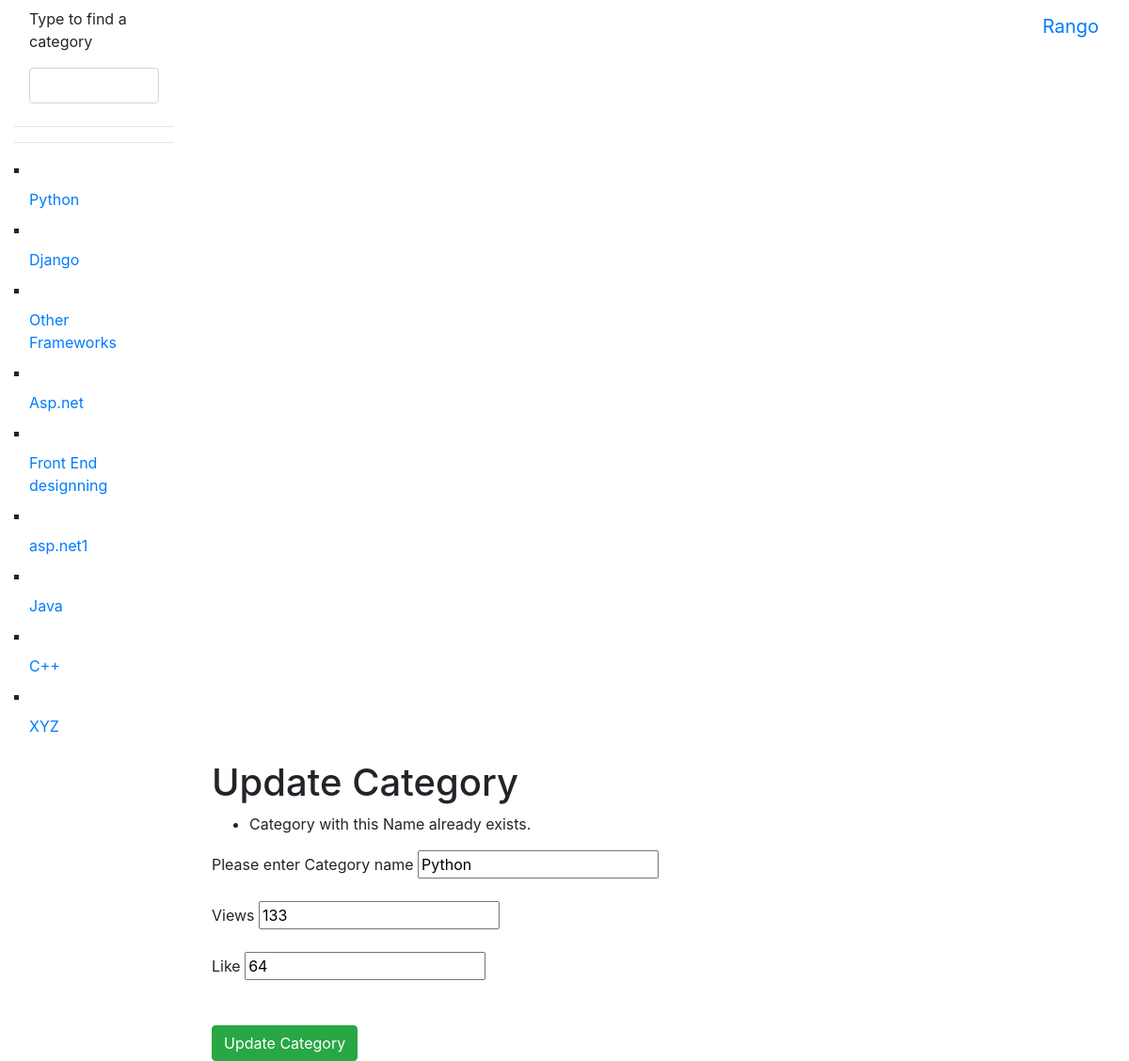
/rango/python/edit_category/ (signed in), run on an earlier commit of the app's database.
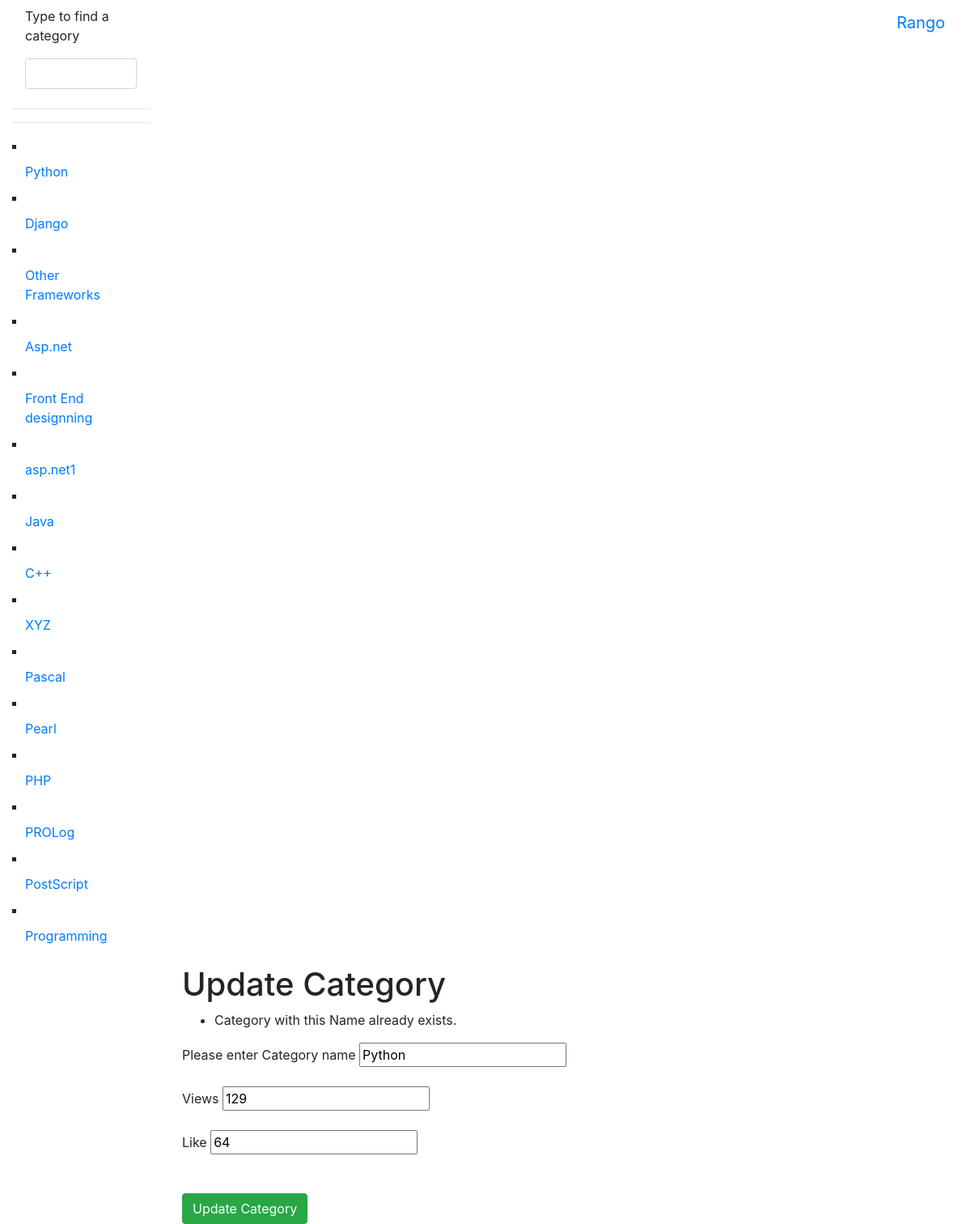
And on a later commit of the database.
### rango/models.py (models this page shows, shortened)
class Category(models.Model):
    name = models.CharField(max_length=128, unique=True)
    like = models.IntegerField(default=0)
    views = models.IntegerField(default=0)
    slug = models.SlugField(unique=True)
    class Meta:
        verbose_name_plural = 'Categories'

### rango/views.py (the view, shortened to what this page needs)
# urls.py: re_path('^(?P<slug>[\w\-]+)/edit_category/',views.update_category, name='update_category'),
@login_required
def update_category(request, slug):
    category = Category.objects.get(slug=slug)
    form = update_cat(
        {'name': category.name, 'views': category.views, 'likes': category.like})
    return render(request, 'rango_t/edit_category.html', {'form': form})

### rango/forms.py
class update_category(forms.ModelForm):
    name = forms.CharField(max_length=128, help_text="Please enter Category name",initial='name')
    views = forms.IntegerField(help_text="Views",initial='views')
    likes = forms.IntegerField(initial='likes',help_text='Like')
    slug = forms.CharField(widget=forms.HiddenInput(), required=False)
    class Meta:
        model = Category
        fields = ('name','views','likes',)

### rango/templatetags/rango_template_tags.py (called while the page is built)
@register.inclusion_tag('rango_t/cats.html')
def get_category_list(cat=None):
    return {'cats': Category.objects.all()}

### templates/rango_t/edit_category.html (shortened to what this page needs)
{% extends 'rango_t/base_bootstrap.html' %}
{% load staticfiles%}
{% block body_block %}
    <h1>Update Category</h1>
    <div>
        <form id="categoryedit_form" method="POST" action="">
            {% for field in form.visible_fields %}
                {{ field.errors }}
                {{ field.help_text }}
                {{ field }}  <br><br>
            {% endfor %}
<br/>
<button class="btn btn-success" type="submit" value="Submit" />Update Category</button>
        </form>
    </div>
{% endblock %}

### templates/rango_t/cats.html (shortened to what this page needs)
{% for c in cats %}
    {% if c == act_cat %}
    <li type="square" class="nav-item"> <strong>
<a href="{% url 'show_category' c.slug %}" class="nav-link">{{ c.name }}</a> </strong><span class="badge badge-pill badge-primary">{{page.views}}</span>
</li> {% else %}
<li type="square" class="nav-item">
<a href="{% url 'show_category' c.slug %}" class="nav-link" >{{ c.name }}</a>
</li> {% endif %}
{% endfor %}

What changed in the data, as far as the page shows it:
changed Category "Python": views "133" → "129"
added Category: name "Pascal"
added Category: name "Pearl"
added Category: name "PHP"
added Category: name "PROLog"
added Category: name "PostScript"
added Category: name "Programming"
